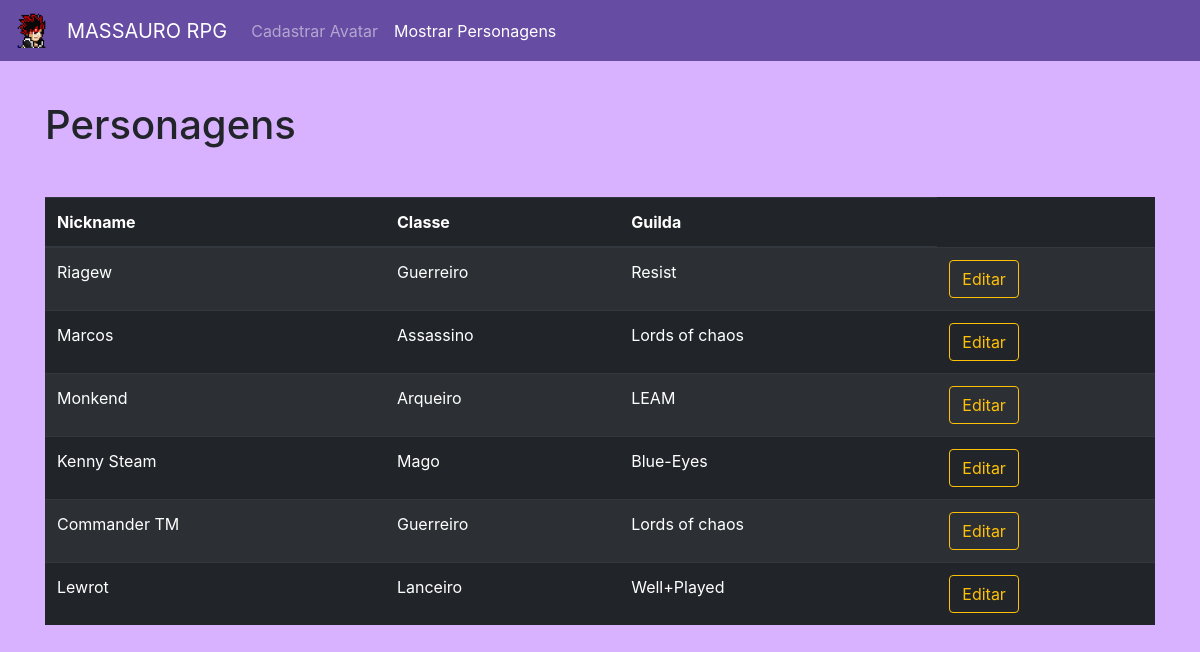
The page /view/secoes/listarAvatar.php on the database its author committed.
### tables this page shows
CREATE TABLE `avatar` (
  `id` int(4) NOT NULL,
  `nick` varchar(20) NOT NULL,
  `classe` varchar(20) NOT NULL,
  `guilda` varchar(20) NOT NULL
);

### model/conexao.php (called while the page is built, shortened)
<?php
	function query($sql) {
		global $conexao;
		mysqli_query($conexao, 'SET CHARACTER SET utf8');
		$query = mysqli_query($conexao, $sql) or die (mysqli_query_error);
		return $query;
	}
?>

### model/crudAvatar.php (called while the page is built, shortened)
<?php
	include 'conexao.php';
	function listarAvatar() {
		$resultado = query("SELECT * FROM avatar");
		return $resultado;
	}
?>

### view/secoes/listarAvatar.php (the view, shortened to what this page needs)
<!DOCTYPE html>
<html lang="pt-br">
    <head>
        <link rel="stylesheet" href="https://maxcdn.bootstrapcdn.com/bootstrap/4.0.0/css/bootstrap.min.css">
    </head>
    <body style="background-color: #d9b2ff;">
    	<div>
	        <nav class="navbar navbar-expand-lg navbar-dark" style="background-color: #674ca3;">
	        	<a class="navbar-brand" href="https://www.youtube.com/channel/UCQuJR8mbYx_tZi8uA15sAvw">
	        		<img src="../img/perfil1.png" width="35" height="35" class="d-inline-block align-top" alt="Kenny Steam imagem" title="Kenny Steam">
	            <a class="navbar-brand" href="#">MASSAURO RPG</a>
	            <div class="collapse navbar-collapse" id="navbarSupportedContent">
	                <ul class="navbar-nav mr-auto">
	                    <li class="nav-item">
	                        <a class="nav-link" href="../Index.php" title="Cadastrar">Cadastrar Avatar</a>
	                    </li>
	                    <li class="nav-item active">
	                        <a class="nav-link" href="listarAvatar.php" title="Listar">Mostrar Personagens <span class="sr-only">(current)</span></a>
	                    </li>
	                </ul>
	            </div>
	        </nav>
	    </div>
        <div class="container">
        	<p>&nbsp;&nbsp;&nbsp;&nbsp;</p>
        	<h1>Personagens</h1>
        	<p>&nbsp;&nbsp;&nbsp;&nbsp;</p>
	        <table class="table table-striped table-dark">
  				<thead>
    				<tr>
      					<th scope="col">Nickname</th>
      					<th scope="col">Classe</th>
		      			<th scope="col">Guilda</th>
		    		</tr>
				</thead>
		  		<tbody>
		  			<?php
		  				include '../../model/crudAvatar.php';
		  				$resultado=listarAvatar();
		  				if ($resultado) {
		  					while ($resultadoSeparado=mysqli_fetch_assoc($resultado)) {
		  						echo "
		  							<tr>
								      	<td>$resultadoSeparado[nick]</td>
								      	<td>$resultadoSeparado[classe]</td>
								      	<td>$resultadoSeparado[guilda]</td>
								      	<td><a class='btn btn-outline-warning' href='editarAvatar.php?id=$resultadoSeparado[id]'>Editar</a></td>
						    		</tr>
		  						";
		  					}
		  				}
		  			?>
		  		</tbody>
			</table>
		</div>
    </body>
</html>

### rows shown on the page
avatar: nick "Riagew", classe "Guerreiro", guilda "Resist"
avatar: nick "Marcos", classe "Assassino", guilda "Lords of chaos"
avatar: nick "Monkend", classe "Arqueiro", guilda "LEAM"
avatar: nick "Kenny Steam", classe "Mago", guilda "Blue-Eyes"
avatar: nick "Commander TM", classe "Guerreiro", guilda "Lords of chaos"
avatar: nick "Lewrot", classe "Lanceiro", guilda "Well+Played"
